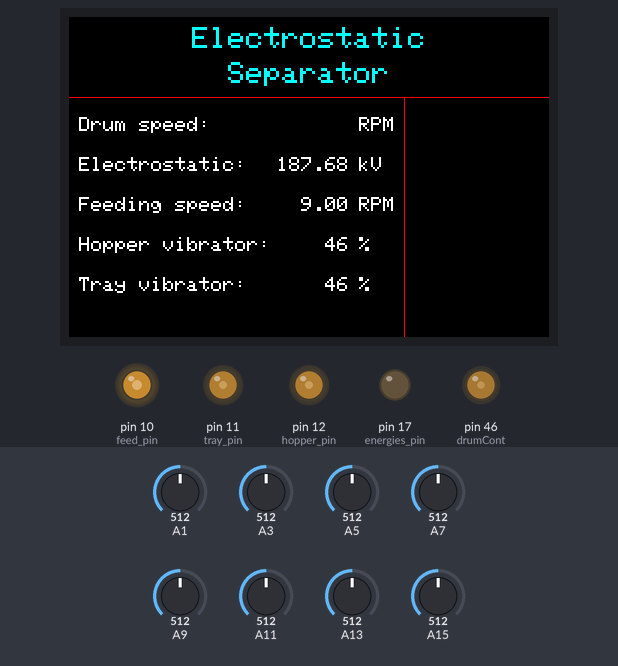
Bench run of a sketch on a simulated Arduino Mega 2560, built with avr-gcc and run on an emulated ATmega2560. Shown: 480×320 colour display, output pins drawn as LEDs (lit = HIGH). Inputs (shaded band) come from the test bench; at power-on: A9 = 512, A11 = 512, A13 = 512, A1 = 512, A3 = 512, A5 = 512, A7 = 512, A15 = 512.

Above: at 5.2 s.
5.3 s: A9 set to 306
At 6.1 s:
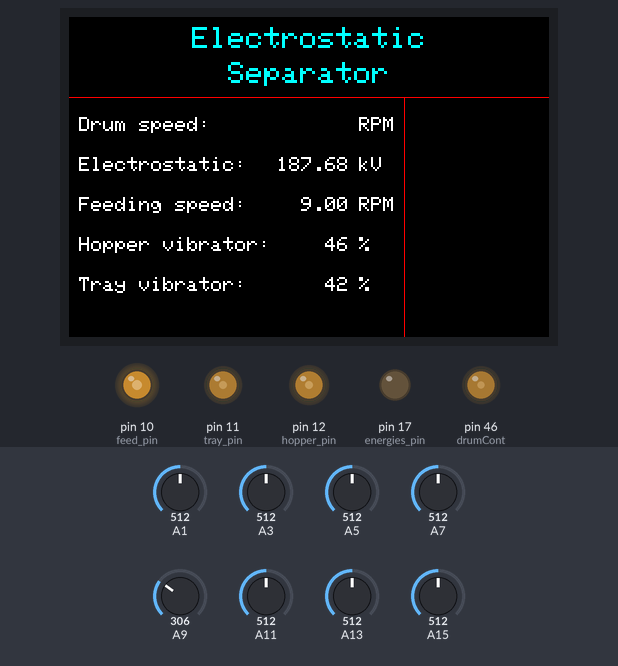
8.2 s: A11 set to 306
At 10.9 s:
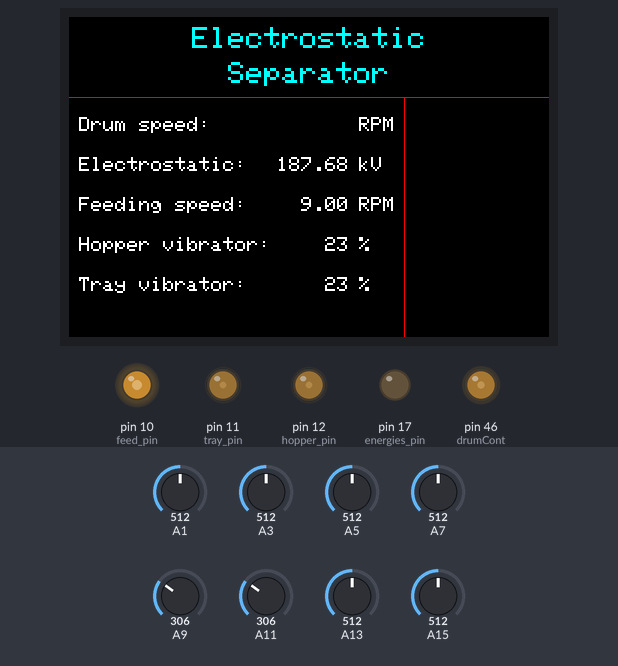
11.2 s: A13 set to 306
At 14.0 s:
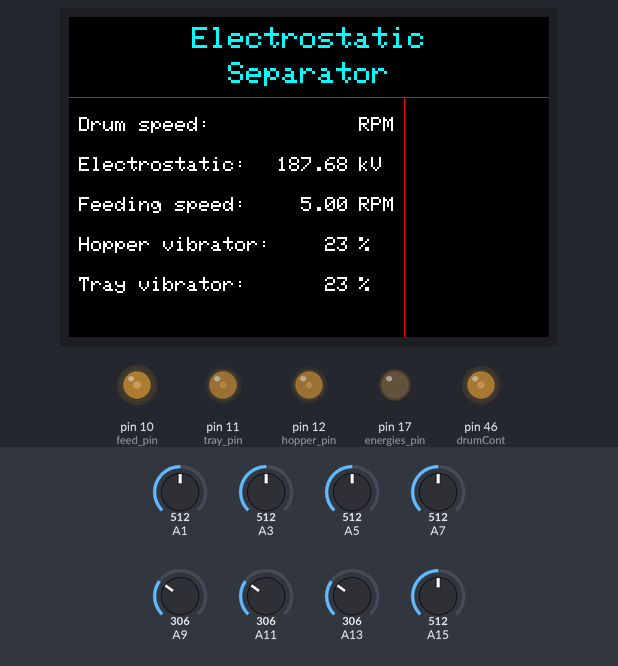
14.2 s: A13 set to 140
At 16.4 s:
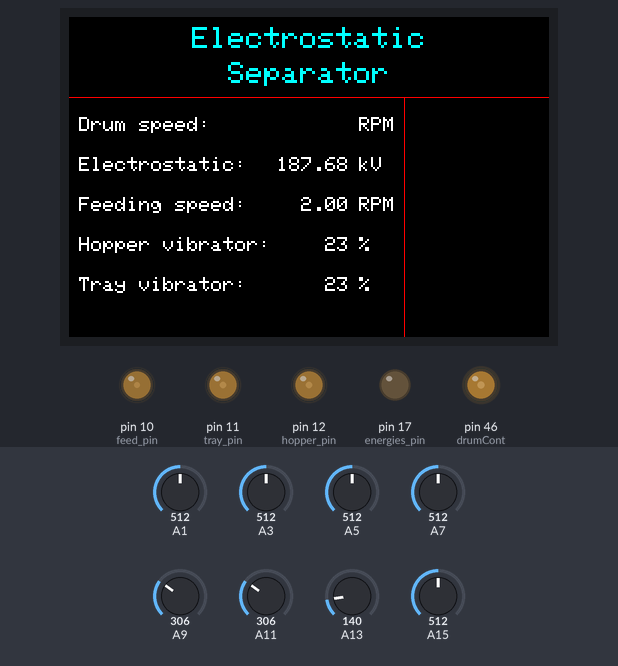
16.9 s: A9 set to 30
At 18.2 s:
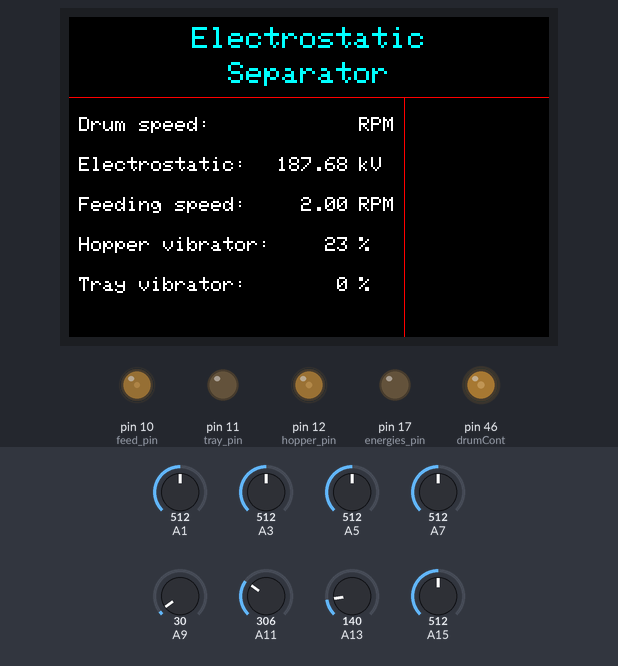
19.1 s: A11 set to 30
At 20.7 s:
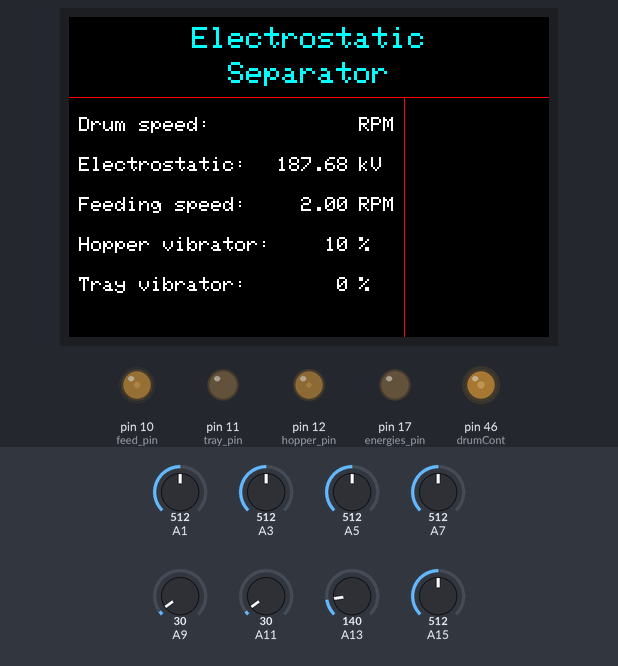
Timing chart, 0 to 22.4 s (numbered marks = the images above; inputs shaded):
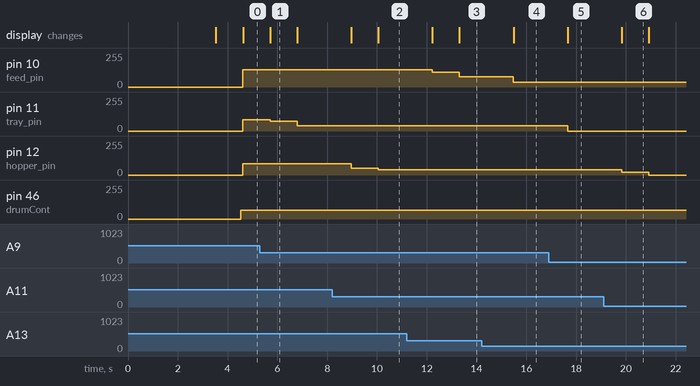

Measured:
- after the input at 5.3 s, pin 11 (tray_pin): 83/255 → 75/255 after 0.41 s, → 41/255 1.1 s later; the display: changes after 0.41 s (image 1)
- after the input at 8.2 s, pin 12 (hopper_pin): 83/255 → 50/255 after 0.76 s, → 41/255 1.1 s later; the display: first changes after 0.77 s (image 2 shows a later state)
- after the input at 11.2 s, pin 10 (feed_pin): 130/255 → 109/255 after 1.0 s, → 78/255 1.1 s later; the display: first changes after 1.0 s (image 3 shows a later state)
- after the input at 14.2 s, pin 10 (feed_pin): 78/255 → 35/255 after 1.3 s; the display: changes after 1.3 s (image 4)
- after the input at 16.9 s, pin 11 (tray_pin): 41/255 → 0/255 after 0.75 s; the display: changes after 0.76 s (image 5)
- after the input at 19.1 s, pin 12 (hopper_pin): 41/255 → 19/255 after 0.73 s, → 0/255 1.1 s later; the display: changes after 0.73 s (image 6)

The sketch:

electrostaticTouchscreen_LCDwiki3.ino
```cpp
#include <LCDWIKI_GUI.h> // Core graphics library
#include <LCDWIKI_KBV.h> // Hardware-specific library
#include <TouchScreen.h> // Touchscreen support

// Initialize TFT screen
LCDWIKI_KBV tft(320, 480, A6, A4, A2, A0, A8);//width,height,cs,cd,wr,rd,reset

// Colors
#define BLACK        0x0000
#define BLUE         0x001F
#define RED          0xF800
#define GREEN        0x07E0
#define CYAN         0x07FF
#define MAGENTA      0xF81F
#define YELLOW       0xFFE0
#define WHITE        0xFFFF
#define NAVY         0x000F
#define DARKGREEN    0x03E0
#define DARKCYAN     0x03EF
#define MAROON       0x7800
#define PURPLE       0x780F
#define OLIVE        0x7BE0
#define GREY         0xC618
#define DARKGREY     0x7BEF
#define ORANGE       0xFD20
#define GREENYELLOW  0xAFE5
#define PINK         0xF81F

// Touchscreen pins
#define YP A2
#define XM A3
#define YM 8
#define XP 9
TouchScreen ts = TouchScreen(XP, YP, XM, YM, 300);

// Calibrated values from touch test
#define TS_LEFT  93
#define TS_RT    926
#define TS_TOP   879
#define TS_BOT   154

// Pin definitions
#define energies_pin 17
#define feed_pin 10
#define hopper_pin 12
#define tray_pin 11
#define drumCont 46

// Serial communication for RPM data
#define rpmSerial Serial1

TSPoint p;

//Controls
int feed_nobe = A13;
int hopper_nobe = A11;
int tray_nobe = A9;

int feed_nobe_val;
int hopper_nobe_val;
int tray_nobe_val;

int * feed_val = &feed_nobe_val;
int * hopper_val = &hopper_nobe_val;
int * tray_val = &tray_nobe_val;

//Sensors
int staticVolt_meter = A1;
int feed_meter = A3;
int hopper_meter = A5;
int tray_meter = A7;
int drum_meter;

bool isRunning = false;
unsigned long lastUpdateTime = 0;
unsigned long * lastUpdateTime_P = &lastUpdateTime;
unsigned long TouchInt = 0;
unsigned long * TouchInt_P = &TouchInt;
const unsigned long updateInterval = 2000;
const unsigned long * updateInterval_P = &updateInterval;

unsigned long distime = 0;
unsigned long * dis_t = &distime;

// RPM variables
int rawDrumSpeed = 0;        // Raw RPM value from Arduino Pro Mini
int drumSpeed = 0;           // Calibrated RPM value for display
unsigned long lastRpmReceived = 0;  // Timestamp of last RPM data received

int * drumSpeed_P = &drumSpeed;
double electrostatic = 0.00;
double * electrostatic_P = &electrostatic;
int feedSpeed = 1;
int * feedSpeed_P = &feedSpeed;
int hopperVib = 1;
int * hopperVib_P = &hopperVib;
int trayVib = 1;
int * trayVib_P = &trayVib;

// Cache previous values to reduce flickering
int lastDrumSpeed;
int * lastDrumSpeed_P = &lastDrumSpeed;
float lastElectrostatic;
float * lastElectrostatic_P = &lastElectrostatic;
float lastFeedSpeed;
float * lastFeedSpeed_P = &lastFeedSpeed;
float lastHopperVib;
float * lastHopperVib_P = &lastHopperVib;
float lastTrayVib;
float * lastTrayVib_P = &lastTrayVib;

// Positions
int yStart = 100;
int * yStart_P = &yStart;
int spacing = 40;
int * spacing_P = &spacing;
int valueX = 200;
int * valueX_P = &valueX;
int unitX = 290;
int * unitX_P = &unitX;

//  RPM Data Reading Function
void readRPMData() {
  // Check for incoming RPM data from Arduino Pro Mini
  if (rpmSerial.available()) {
    String rpmString = rpmSerial.readStringUntil('\n');
    rawDrumSpeed = rpmString.toInt();

    // Apply calibration factor only once when receiving new data
    drumSpeed = rawDrumSpeed * 0.3289;  // Your calibration factor

    lastRpmReceived = millis();
  }

  // Timeout handling - set RPM to 0 if no data received for 1 second
  if (millis() - lastRpmReceived > 1000) {
    drumSpeed = 0;
    rawDrumSpeed = 0;
  }
}

void showIntroScreen() {
  tft.Fill_Screen(BLACK);
  tft.Set_Text_Back_colour(BLACK);
  tft.Set_Text_colour(CYAN);
  tft.Set_Text_Size(6);
  tft.Print_String("BETAIL.NG", CENTER, 130);

  delay(3000); // show for 3 seconds
}

void drawStaticLabels() {
  tft.Set_Text_colour(WHITE);
  tft.Set_Text_Back_colour(BLACK);
  tft.Set_Text_Size(2);

  // Labels
  tft.Print_String("Drum speed:", 10, *yStart_P);
  tft.Print_String("Electrostatic:", 10, *yStart_P + *spacing_P);
  tft.Print_String("Feeding speed:", 10, *yStart_P + 2 * *spacing_P);
  tft.Print_String("Hopper vibrator:", 10, *yStart_P + 3 * *spacing_P);
  tft.Print_String("Tray vibrator:", 10, *yStart_P + 4 * *spacing_P);

  // Units (static)
  tft.Print_String("RPM", *unitX_P, *yStart_P);
  tft.Print_String("kV", *unitX_P, *yStart_P + *spacing_P);
  tft.Print_String("RPM", *unitX_P, *yStart_P + 2 * *spacing_P);
  tft.Print_String("%", *unitX_P, *yStart_P + 3 * *spacing_P);
  tft.Print_String("%", *unitX_P, *yStart_P + 4 * *spacing_P);
}

void updateValues() {
  tft.Set_Text_Mode(1);
  tft.Set_Text_colour(WHITE);
  tft.Set_Text_Back_colour(BLACK);
  tft.Set_Text_Size(2);

  char buf[6];
  int boxWidth = 80; // width of the value display box (pixels)
  int charWidth = 6 * tft.Get_Text_Size(); // width of one char
  int x;

  if (*drumSpeed_P != *lastDrumSpeed_P) {
    sprintf(buf, "%3d", *drumSpeed_P); // Display as integer RPM
    int textWidth = strlen(buf) * charWidth;
    x = valueX + boxWidth - textWidth;
    tft.Fill_Rect(*valueX_P, *yStart_P, boxWidth, *spacing_P, BLACK);
    tft.Print_String(buf, x, *yStart_P);
    *lastDrumSpeed_P = *drumSpeed_P;
  }

  if (*electrostatic_P != *lastElectrostatic_P) {
    dtostrf(*electrostatic_P, 5, 2, buf);
    int textWidth = strlen(buf) * charWidth;
    x = valueX + boxWidth - textWidth;
    tft.Set_Text_colour(isRunning ? RED : WHITE);
    tft.Fill_Rect(*valueX_P, *yStart_P + *spacing_P, boxWidth, *spacing_P, BLACK);
    tft.Print_String(buf, x, *yStart_P + *spacing_P);
    *lastElectrostatic_P = *electrostatic_P;
    tft.Set_Text_colour(WHITE);
  }

  if (*feedSpeed_P != *lastFeedSpeed_P) {
    dtostrf(*feedSpeed_P, 5, 2, buf);
    int textWidth = strlen(buf) * charWidth;
    x = valueX + boxWidth - textWidth;
    tft.Fill_Rect(*valueX_P, *yStart_P + 2 * *spacing_P, boxWidth, *spacing_P, BLACK);
    tft.Print_String(buf, x, *yStart_P + 2 * *spacing_P);
    *lastFeedSpeed_P = *feedSpeed_P;
  }

  if (*hopperVib_P != *lastHopperVib_P) {
    sprintf(buf, "%3d", *hopperVib_P); // fixed-width 3-digit integer
    int textWidth = strlen(buf) * charWidth;
    x = valueX + boxWidth - textWidth;
    tft.Fill_Rect(*valueX_P, *yStart_P + 3 * *spacing_P, boxWidth, *spacing_P, BLACK);
    tft.Print_String(buf, x, *yStart_P + 3 * *spacing_P);
    *lastHopperVib_P = *hopperVib_P;
  }

  if (*trayVib_P != *lastTrayVib_P) {
    sprintf(buf, "%3d", *trayVib_P);
    int textWidth = strlen(buf) * charWidth;
    x = valueX + boxWidth - textWidth;
    tft.Fill_Rect(*valueX_P, *yStart_P + 4 * *spacing_P, boxWidth, *spacing_P, BLACK);
    tft.Print_String(buf, x, *yStart_P + 4 * *spacing_P);
    *lastTrayVib_P = *trayVib_P;
  }
}

void show_string(uint8_t *str,int16_t x,int16_t y,double csize,uint16_t fc, uint16_t bc,boolean mode)
{
    tft.Set_Text_Mode(mode);
    tft.Set_Text_Size(csize);
    tft.Set_Text_colour(fc);
    tft.Set_Text_Back_colour(bc);
    tft.Print_String(str,x,y);
}

void getVal(double * a_val, int aveg, int log_pin){
  double sum = 0.0;
  for (int i=0; i<aveg; i++){
    sum = sum + analogRead(log_pin);
    delay(5);
  }
  *a_val = sum/aveg;
}

void getValint(int * a_val, int aveg, int log_pin){
  int sum = 0.0;
  for (int i=0; i<aveg; i++){
    sum = sum + analogRead(log_pin);
    delay(5);
  }
  *a_val = sum/aveg;
}

void randomizeValues() {
  getVal(&electrostatic, 15, staticVolt_meter);

  //  Removed the problematic line that was continuously modifying drumSpeed
  // *drumSpeed_P = *drumSpeed_P * 0.3289;  // REMOVED THIS LINE

  *electrostatic_P = (*electrostatic_P/1023 * 5.00) * 75.00;

// Hopper Vibration Control
  *hopperVib_P = map(*hopperVib_P, 0, 128, 0, 178);
  *hopper_val = map(*hopper_val, 100, 975, 0, 178);

  int pinWriter = *hopperVib_P;
  if (*hopper_val > pinWriter) {
    while (*hopper_val > pinWriter) pinWriter++;
  }
  else if (*hopper_val < pinWriter) {
    while (*hopper_val < pinWriter) pinWriter--;
  }
  pinWriter = constrain(pinWriter,0,178);
  analogWrite(hopper_pin, pinWriter);
  *hopperVib_P = map(pinWriter,0,178,0,100);

// Tray Vibration Control
  *trayVib_P = map(*trayVib_P, 0, 128, 0, 178);
  *tray_val = map(*tray_val, 100, 975, 0, 178);

  pinWriter = *trayVib_P;
  if (*tray_val > pinWriter) {
    while (*tray_val > pinWriter) pinWriter++;
  }
  else if (*tray_val < pinWriter) {
    while (*tray_val < pinWriter) pinWriter--;
  }
  pinWriter = constrain(pinWriter,0,178);
  analogWrite(tray_pin, pinWriter);
  *trayVib_P = map(pinWriter,0,178,0,100);

// Feed Speed Control
  *feedSpeed_P = map(*feedSpeed_P, 120, 150, 0, 255);
  *feed_val = map(*feed_val, 0, 1000, 0, 255);

  pinWriter = *feedSpeed_P;
  if (*feed_val > pinWriter) {
    while (*feed_val > pinWriter) pinWriter++;
  }
  else if (*feed_val < pinWriter) {
    while (*feed_val < pinWriter) pinWriter--;
  }
  pinWriter = constrain(pinWriter,0,255);
  analogWrite(feed_pin, pinWriter);
  *feedSpeed_P = map(pinWriter,0,255,0,18);
}

void metering(){
  ReadWrite(&feedSpeed, feed_meter, &feed_nobe_val, feed_nobe, feed_pin);
  ReadWrite(&hopperVib, hopper_meter, &hopper_nobe_val, hopper_nobe, hopper_pin);
  ReadWrite(&trayVib, tray_meter, &tray_nobe_val, tray_nobe, tray_pin);
}

int ReadWrite(int * meterVal, int meterPin, int * nodeVal, int NobePin, int pin){
  int sum = 0;  // Initialize sum

  for (int i=0; i<5; i++){
    sum = sum + analogRead(NobePin);
    delay(20);
  }
  *nodeVal = sum/5;

  sum = 0;  // Reset sum
  for (int i=0; i<10; i++){
    sum = sum + analogRead(meterPin);
    delay(20);
  }
  *meterVal = sum/10;

  return 0; // Added return value
}

void setup() {
  // Initialize serial communication for RPM data
  rpmSerial.begin(9600);

  // Initialize pins
  pinMode(energies_pin, OUTPUT);
  pinMode(feed_pin, OUTPUT);
  pinMode(hopper_pin, OUTPUT);
  pinMode(tray_pin, OUTPUT);

  // Initialize display
  tft.Init_LCD();
  tft.Set_Rotation(1);

  showIntroScreen();

  tft.Fill_Screen(BLACK);

  tft.Set_Text_colour(CYAN);
  tft.Set_Text_Back_colour(BLACK);
  tft.Set_Text_Size(3);
  tft.Print_String("Electrostatic", CENTER, 10);
  tft.Print_String("Separator", CENTER, 45);

  tft.Draw_Line(0, 80, 480, 80);
  tft.Draw_Line(335, 80, 335, 320);

  drawStaticLabels();
  updateValues();
  distime = millis();

  // Initialize RPM timing
  lastRpmReceived = millis();
}

void loop() {
  //Read RPM data from Arduino Pro Mini
  readRPMData();

  // Read control inputs and update outputs
  metering();

  // Drum speed control from potentiometer
  int sum = 0;
  for(int i=0; i<10; i++){
    sum += analogRead(A15);
    delay(10);
  }
  sum /= 10;
  sum = map(sum, 0, 1023, 0, 130);
  analogWrite(drumCont, sum);

  // Update display every 150ms
  if ((millis()-*dis_t) > 150){
      randomizeValues();
      updateValues();
      *dis_t = millis();

      // Optional: Debug output to monitor RPM communication
      // Serial.print("Raw RPM: "); Serial.print(rawDrumSpeed);
      // Serial.print(" Calibrated: "); Serial.println(drumSpeed);
  }
}
```
